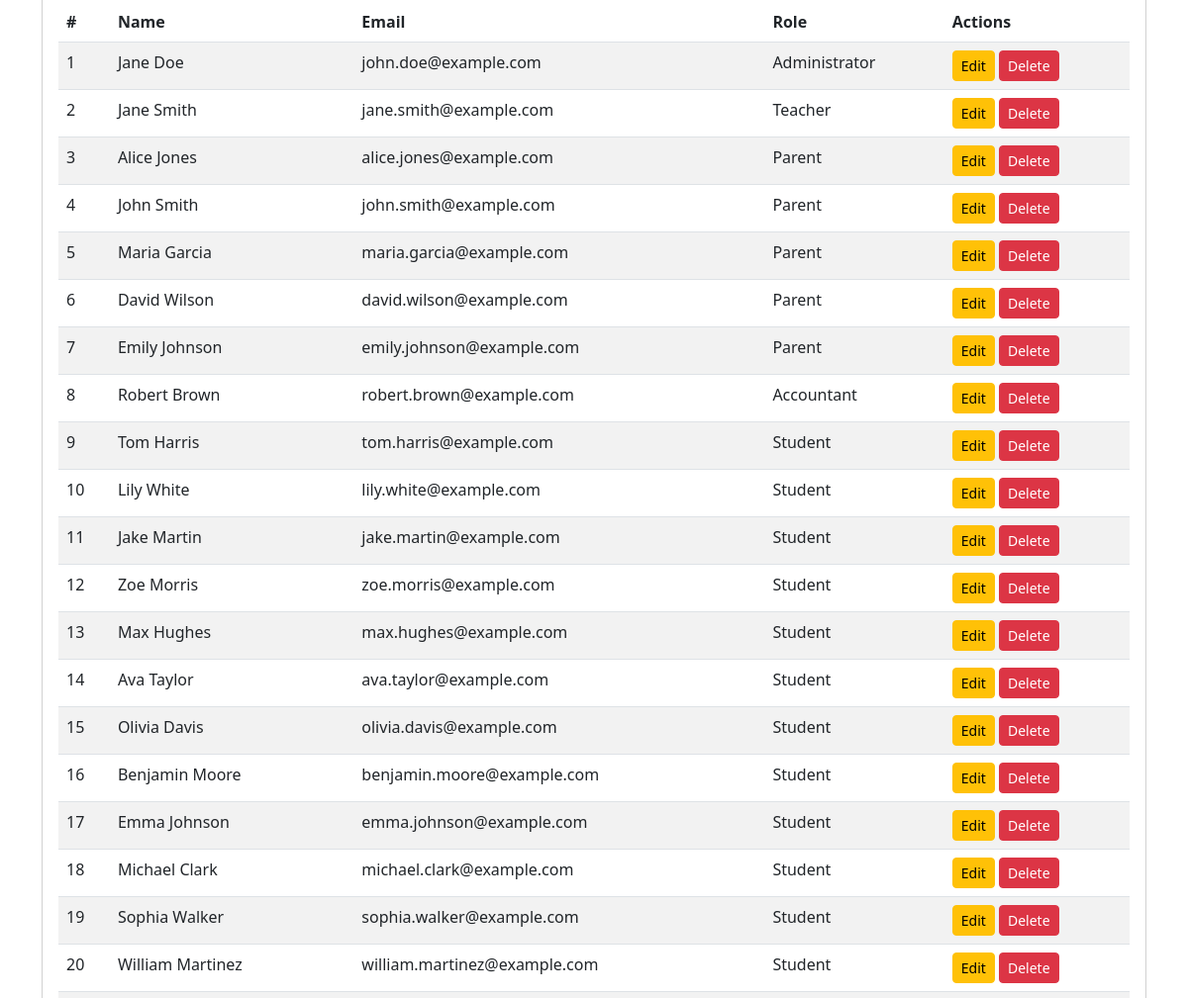
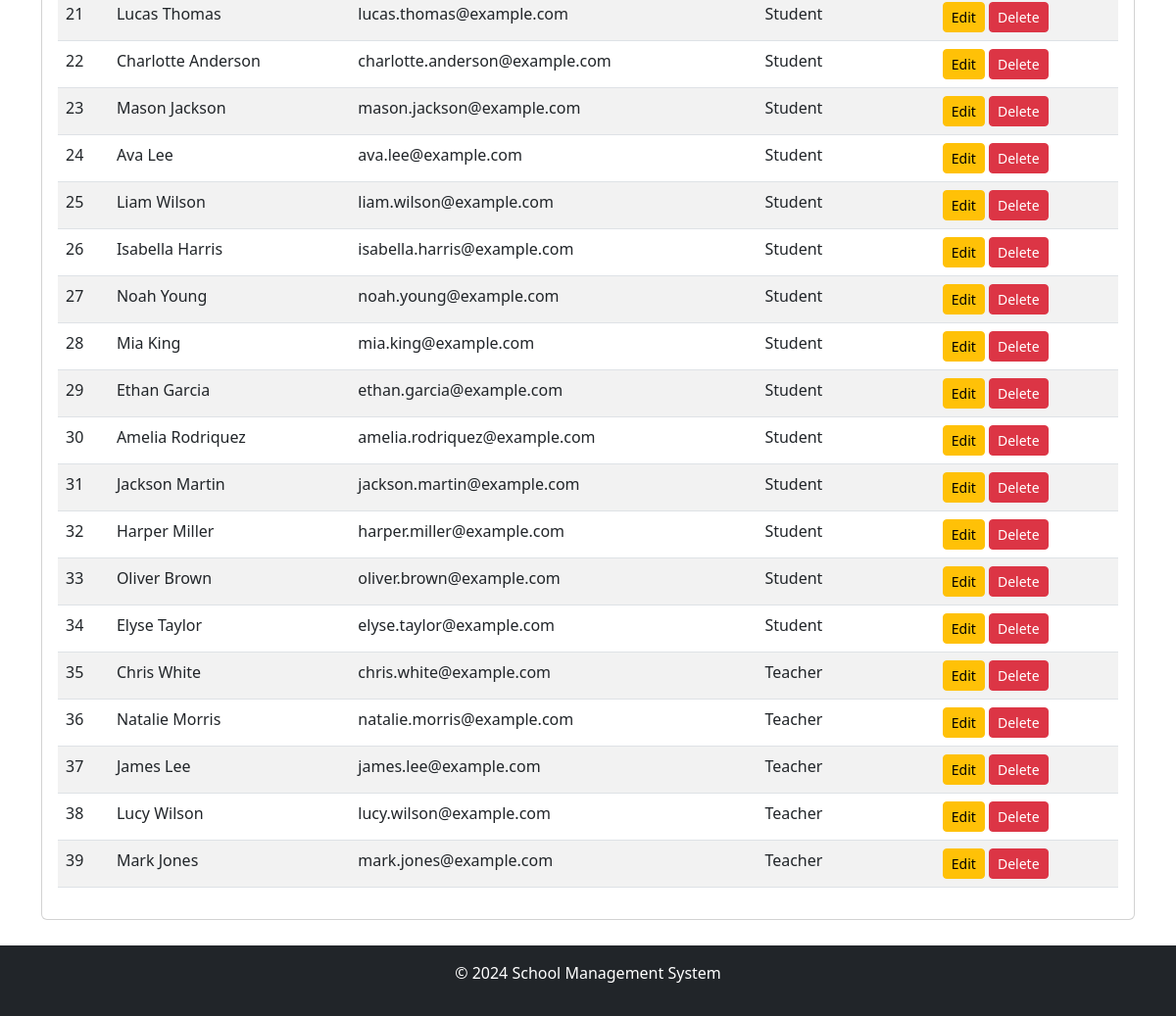
Before: /admin/manage_users (signed in, lower part) with the older database file (2 pictures, top to bottom).
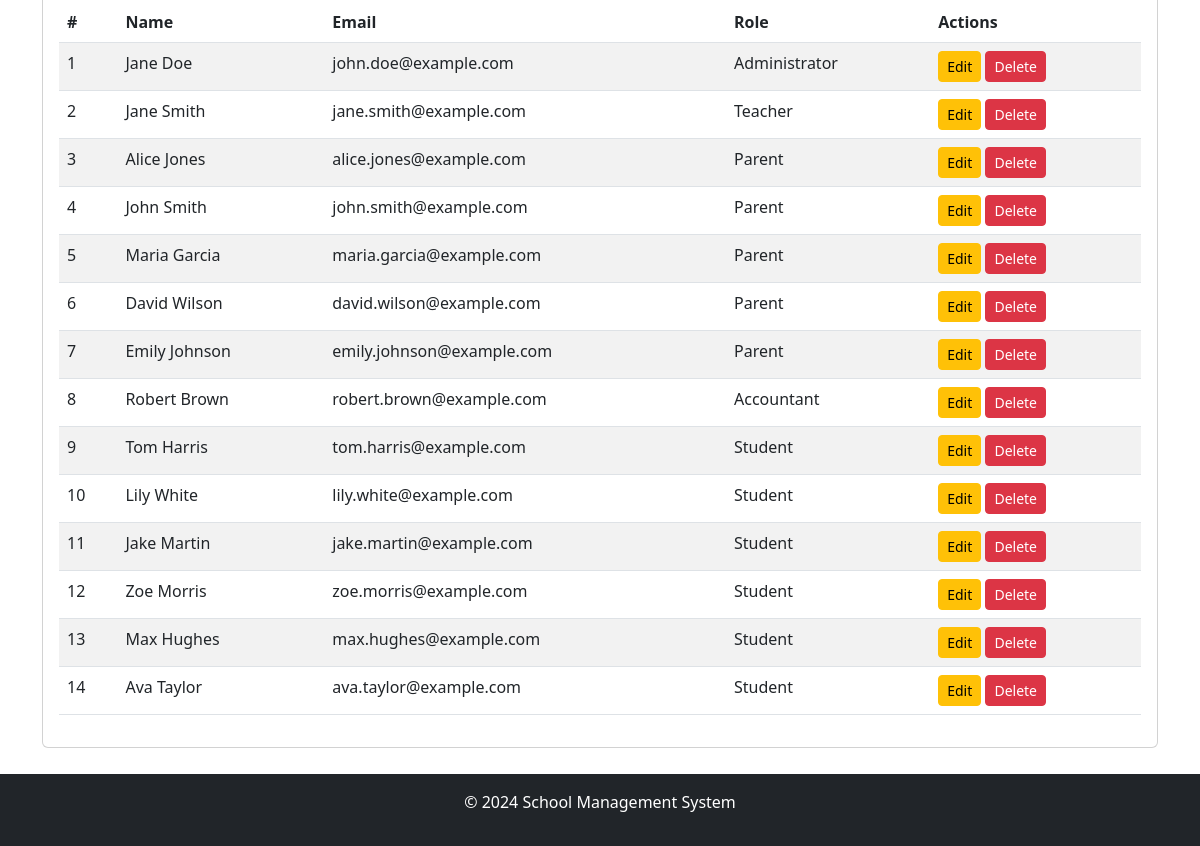
After: the same page with the newer database file.
### app/models/models.py (models this page shows)
class User(UserMixin, db.Model):
    __tablename__ = 'User'
    id = db.Column('Id', db.String, primary_key=True,
                   default=lambda: str(uuid.uuid4()))
    password = db.Column('Password', db.String, nullable=True)
    role_id = db.Column('RoleId', db.String, ForeignKey(
        'Role.Id', ondelete='SET NULL'))
    email = db.Column('Email', db.String, nullable=False)
    first_name = db.Column('FirstName', db.String, nullable=False)
    last_name = db.Column('LastName', db.String, nullable=False)
    date_of_birth = db.Column('DateOfBirth', db.Date, nullable=False)
    telegram_id = db.Column('TelegramId', db.String, nullable=True)
    role = relationship('Role', back_populates='users')
    parent_students = relationship('ParentStudentRelation', foreign_keys='[ParentStudentRelation.parent_id]', back_populates='parent', cascade="all, delete-orphan")
    student_parents = relationship('ParentStudentRelation', foreign_keys='[ParentStudentRelation.student_id]', back_populates='student', cascade="all, delete-orphan")
    class_assignments_as_teacher = relationship('ClassAssignment', foreign_keys='ClassAssignment.teacher_id', back_populates='teacher')
    class_assignments_as_student = relationship('ClassAssignment', foreign_keys='ClassAssignment.student_id', back_populates='student')

class Role(db.Model):
    __tablename__ = 'Role'
    id = db.Column('Id', db.String, primary_key=True,
                   default=lambda: str(uuid.uuid4()))
    role_name = db.Column('RoleName', db.String, nullable=False)
    users = relationship('User', back_populates='role')

### app/routes/admin_routes.py (the view)
@admin.route('/manage_users')
@login_required
@role_required('1')
def manage_users():
    users = User.query.all()  # Retrieve all users from the User table
    return render_template('admin/manage_users.html', users=users, app_name=app_name())

### app/__init__.py (called while the page is built)
@login_manager.user_loader
def load_user(user_id):
    from .models.models import User
    return User.query.get(user_id)

### app/routes/routes.py (called while the page is built)
def app_name():
    app_name = "School Management System"
    with current_app.app_context():
        setting = Settings.query.filter_by(setting_key='school_name').first()
        if setting and setting.setting_value:
            app_name = setting.setting_value
    return app_name

def role_required(*roles):
    def decorator(f):
        @wraps(f)
        def decorated_function(*args, **kwargs):
            if not current_user.is_authenticated or current_user.role_id not in roles:
                abort(403)  # Forbidden access if role does not match
            return f(*args, **kwargs)
        return decorated_function
    return decorator

### app/templates/admin/manage_users.html (shortened to what this page needs)
{% extends "share/dashboard.html" %} {% block title %}Manage Users{% endblock %}
 {% block card_content %}
<div class="table-responsive">
	<table class="table table-striped">
		<thead>
			<tr>
				<th>#</th>
				<th>Name</th>
				<th>Email</th>
				<th>Role</th>
				<th>Actions</th>
			</tr>
		</thead>
		<tbody>
			{% for user in users %}
			<tr>
				<td>{{ loop.index }}</td>
				<td>{{ user.first_name }} {{ user.last_name }}</td>
				<td>{{ user.email }}</td>
				<td>{{ user.role.role_name }}</td>
				<td>
					<a
						href="{{ url_for('admin.edit_user', user_id=user.id) }}"
						class="btn btn-warning btn-sm"
						>Edit</a
					>
					<form
						action="{{ url_for('admin.delete_user', user_id=user.id) }}"
						method="post"
						class="d-inline"
						onsubmit="return confirm('Are you sure you want to delete this user?');"
					>
						<button type="submit" class="btn btn-danger btn-sm">Delete</button>
					</form>
				</td>
			</tr>
			{% endfor %}
		</tbody>
	</table>
</div>
{% endblock %}

### app/templates/share/dashboard.html (shortened to what this page needs)
<!DOCTYPE html>
<html lang="en">
	<head>
		<link
			href="https://cdn.jsdelivr.net/npm/bootstrap@5.3.0-alpha1/dist/css/bootstrap.min.css"
			rel="stylesheet"
		/>
	</head>
	<body>
		<main class="container my-5" style="padding-bottom: 50px;">
			<div class="card">
				<div class="card-body">{% block card_content %} {% endblock %}</div>
			</div>
		</main>
		<footer class="bg-dark text-white py-3 fixed-bottom footer">
			<div class="container text-center">
				<p>&copy; 2024 School Management System</p>
			</div>
		</footer>
	</body>
</html>

Changed rows visible on the page:
removed User: first_name "Olivia", last_name "Davis", email "olivia.davis@example.com", role.role_name "Student"
removed User: first_name "Benjamin", last_name "Moore", email "benjamin.moore@example.com", role.role_name "Student"
removed User: first_name "Emma", last_name "Johnson", email "emma.johnson@example.com", role.role_name "Student"
removed User: first_name "Michael", last_name "Clark", email "michael.clark@example.com", role.role_name "Student"
removed User: first_name "Sophia", last_name "Walker", email "sophia.walker@example.com", role.role_name "Student"
removed User: first_name "William", last_name "Martinez", email "william.martinez@example.com", role.role_name "Student"
removed User: first_name "Lucas", last_name "Thomas", email "lucas.thomas@example.com", role.role_name "Student"
removed User: first_name "Charlotte", last_name "Anderson", email "charlotte.anderson@example.com", role.role_name "Student"
removed User: first_name "Mason", last_name "Jackson", email "mason.jackson@example.com", role.role_name "Student"
removed User: first_name "Ava", last_name "Lee", email "ava.lee@example.com", role.role_name "Student"
removed User: first_name "Liam", last_name "Wilson", email "liam.wilson@example.com", role.role_name "Student"
removed User: first_name "Isabella", last_name "Harris", email "isabella.harris@example.com", role.role_name "Student"
removed User: first_name "Noah", last_name "Young", email "noah.young@example.com", role.role_name "Student"
removed User: first_name "Mia", last_name "King", email "mia.king@example.com", role.role_name "Student"
removed User: first_name "Ethan", last_name "Garcia", email "ethan.garcia@example.com", role.role_name "Student"
removed User: first_name "Amelia", last_name "Rodriquez", email "amelia.rodriquez@example.com", role.role_name "Student"
removed User: first_name "Jackson", last_name "Martin", email "jackson.martin@example.com", role.role_name "Student"
removed User: first_name "Harper", last_name "Miller", email "harper.miller@example.com", role.role_name "Student"
removed User: first_name "Oliver", last_name "Brown", email "oliver.brown@example.com", role.role_name "Student"
removed User: first_name "Elyse", last_name "Taylor", email "elyse.taylor@example.com", role.role_name "Student"
removed User: first_name "Chris", last_name "White", email "chris.white@example.com", role.role_name "Teacher"
removed User: first_name "Natalie", last_name "Morris", email "natalie.morris@example.com", role.role_name "Teacher"
removed User: first_name "James", last_name "Lee", email "james.lee@example.com", role.role_name "Teacher"
removed User: first_name "Lucy", last_name "Wilson", email "lucy.wilson@example.com", role.role_name "Teacher"
removed User: first_name "Mark", last_name "Jones", email "mark.jones@example.com", role.role_name "Teacher"
